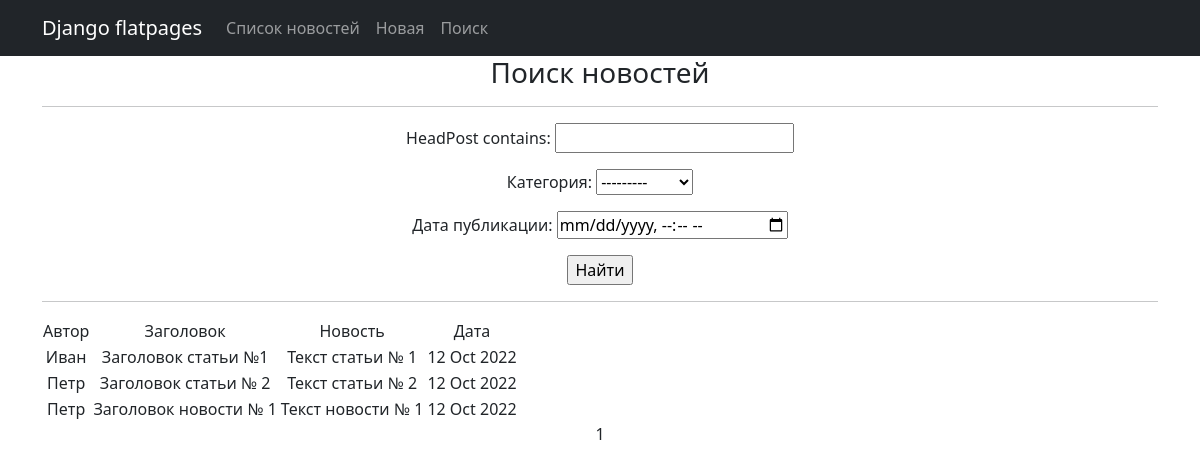
The page /news/search/ on the database as committed earlier.
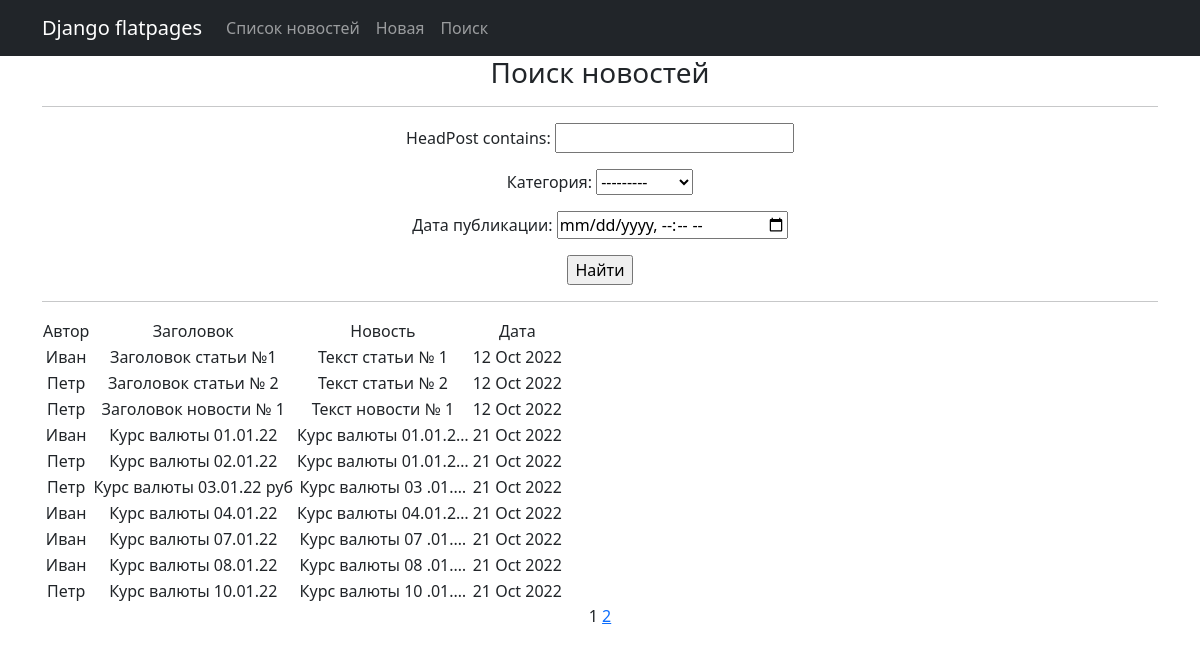
The same page on the database as committed later.
### news/models.py (models this page shows, shortened)
class Post(models.Model):
    article = 'AR'
    news = 'NW'
    PostPositions = [(article, 'Статья'), (news, 'Новость')]
    author = models.ForeignKey(Author, on_delete=models.CASCADE)
    category = models.ManyToManyField(Category, through='PostCategory')
    post_datetime = models.DateTimeField(auto_now_add=True)
    typePost = models.CharField(max_length=2, choices=PostPositions, default=news)
    headPost = models.CharField(max_length=255, blank=True)
    textPost = models.TextField(blank=True)
    rating = models.SmallIntegerField(default=0)

class Author(models.Model):
    authorname = models.OneToOneField(User, on_delete=models.CASCADE)
    full_name = models.CharField(max_length=100)
    rating = models.SmallIntegerField(default=0)

### news/views.py (the view)
# urls.py: path('search/', PostSearch.as_view(), name='post_search'),
class PostSearch(ListView):
            model = Post
            template_name = 'search.html'
            context_object_name = 'search'
            paginate_by = 10
            def get_queryset(self):
                queryset = super().get_queryset()
                self.filterset = PostFilter(self.request.GET, queryset)
                return self.filterset.qs
            def get_context_data(self, **kwargs):
                context = super().get_context_data(**kwargs)
                context['filterset'] = self.filterset
                return context

### news/models.py (called while the page is built)
    def __str__(self):
        return f'{self.context}'

### news/templatetags/news_filters.py (called while the page is built)
@register.filter()
def censor(l):
    words_bad = ('редиска', 'сволочь', 'уроды')
    if not isinstance(l, str):
        raise TypeError('Ошибка типа')
    value = l
    for elem in value.split():
        if elem.lower() in words_bad:
            l= value.replace(elem, elem[0]+('*'*(len(elem)-1)))
            value = l
    return value

### templates/search.html (shortened to what this page needs)
{% extends 'flatpages/default.html' %}
{% load news_filters %}
{% block content %}
   <h3>Поиск новостей</h3>
<hr>
    <form action="" method="get">
   <form action="" method="get">
       {{ filterset.form.as_p }}
       <input type="submit" value="Найти" />
   </form>
    </form>
   <hr>
{% if search %}
       <table>
           <tr>
               <td>       Автор         </td>
               <td>                     </td>
               <td>     Заголовок       </td>
               <td>                     </td>
               <td>      Новость        </td>
               <td>                     </td>
               <td>       Дата          </td>
           </tr>
           {% for new in search %}
           <tr>
               <td>{{ new.author.authorname|truncatewords:5 }}</td>
               <td>        </td>
               <td>{{ new.headPost|censor }}</td>
               <td>        </td>
               <td>{{ new.textPost|truncatechars:20|censor }}</td>
               <td>  </td>
               <td>{{ new.post_datetime|date:'d M Y' }}</td>
           </tr>
           {% endfor %}
       </table>
   {% else %}
       <h2>Новостей  нет!</h2>
   {% endif %}
   {{ page_obj.number }}
   {% if page_obj.has_next %}
       <a href="?page={{ page_obj.next_page_number }}">{{ page_obj.next_page_number }}</a>
   {% endif %}
{% endblock content %}

Rows that differ between the two databases and show on the page:
added Post: author.authorname "Иван", headPost|censor "Курс валюты 01.01.22", textPost|censor "Курс валюты 01.01.2…", post_datetime "21 Oct 2022"
added Post: author.authorname "Петр", headPost|censor "Курс валюты 02.01.22", textPost|censor "Курс валюты 01.01.2…", post_datetime "21 Oct 2022"
added Post: author.authorname "Петр", headPost|censor "Курс валюты 03.01.22 руб", textPost|censor "Курс валюты 03 .01.…", post_datetime "21 Oct 2022"
added Post: author.authorname "Иван", headPost|censor "Курс валюты 04.01.22", textPost|censor "Курс валюты 04.01.2…", post_datetime "21 Oct 2022"
added Post: author.authorname "Иван", headPost|censor "Курс валюты 07.01.22", textPost|censor "Курс валюты 07 .01.…", post_datetime "21 Oct 2022"
added Post: author.authorname "Иван", headPost|censor "Курс валюты 08.01.22", textPost|censor "Курс валюты 08 .01.…", post_datetime "21 Oct 2022"
added Post: author.authorname "Петр", headPost|censor "Курс валюты 10.01.22", textPost|censor "Курс валюты 10 .01.…", post_datetime "21 Oct 2022"
Other text that changed with them:
{{ page_obj.next_page_number }}: (not shown) → "2"
